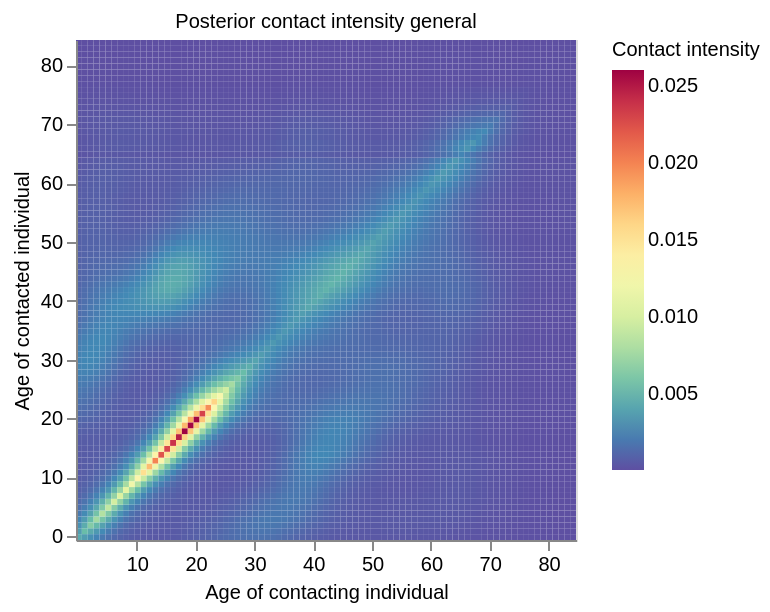

Notebook code for this chart:
### Code cell
visual.plot_cint()

### Figure 1 — Vega-Lite specification as saved in the notebook (floating-point values rounded to 4 significant figures; data arrays with more than 128 entries replaced by an {"elided": "..."} marker saying what was removed)
{"config": {"view": {"continuousWidth": 300, "continuousHeight": 300}}, "data": {"name": "data-7f035a60a1496300ed5ada461eed574a"}, "mark": {"type": "rect"}, "encoding": {"color": {"field": "z", "legend": {"labelFontSize": 10, "labelFontWeight": "normal", "orient": "right", "titleFontSize": 10, "titleFontWeight": "normal"}, "scale": {"reverse": true, "scheme": "spectral"}, "title": "Contact intensity", "type": "quantitative"}, "x": {"axis": {"grid": false, "labelAngle": 0, "labelFontSize": 10, "labelFontWeight": "normal", "titleFontSize": 10, "titleFontWeight": "normal", "values": [0, 10, 20, 30, 40, 50, 60, 70, 80]}, "field": "x", "title": "Age of contacting individual", "type": "ordinal"}, "y": {"axis": {"grid": false, "labelFontSize": 10, "labelFontWeight": "normal", "titleFontSize": 10, "titleFontWeight": "normal", "values": [0, 10, 20, 30, 40, 50, 60, 70, 80]}, "field": "y", "scale": {"reverse": true}, "title": "Age of contacted individual", "type": "ordinal"}}, "height": 250, "title": {"text": "Posterior contact intensity general", "anchor": "middle", "fontSize": 10, "fontWeight": "normal"}, "width": 250, "$schema": "https://vega.github.io/schema/vega-lite/v5.20.1.json", "datasets": {"data-7f035a60a1496300ed5ada461eed574a": {"elided": "7225 records"}}}
